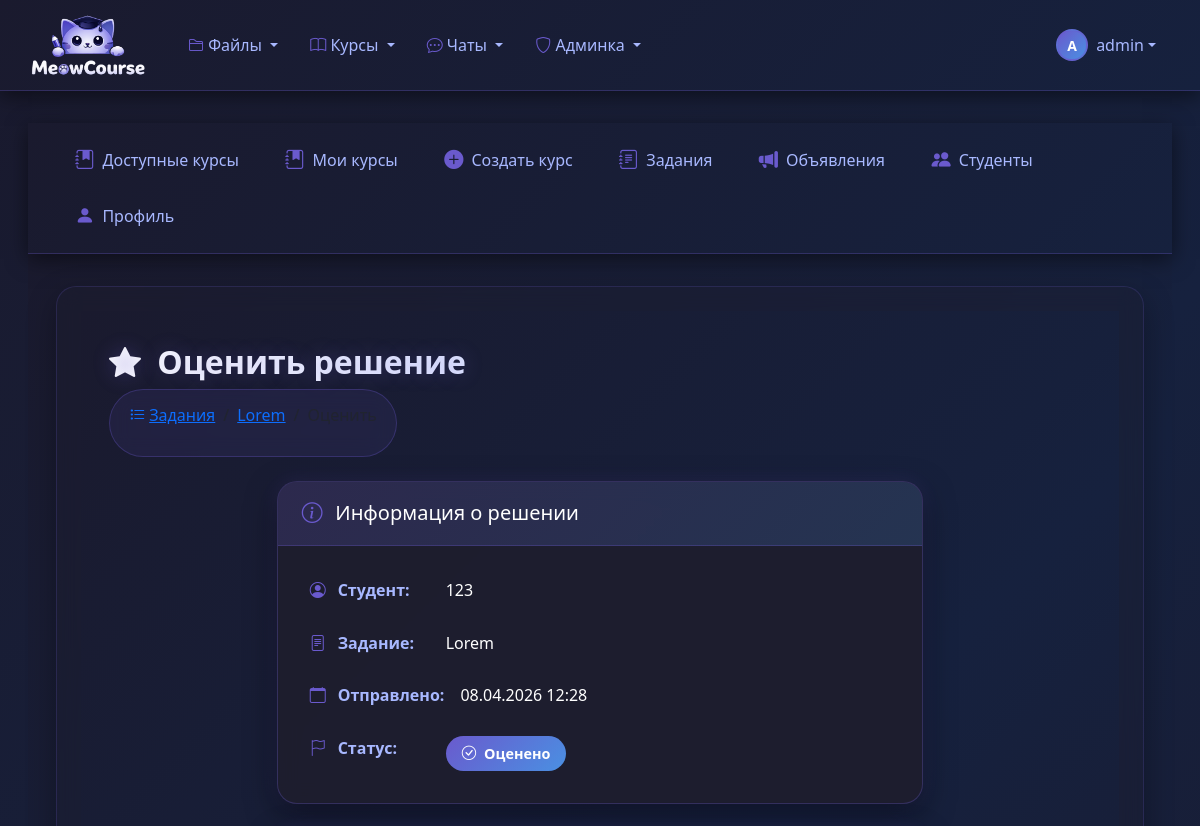
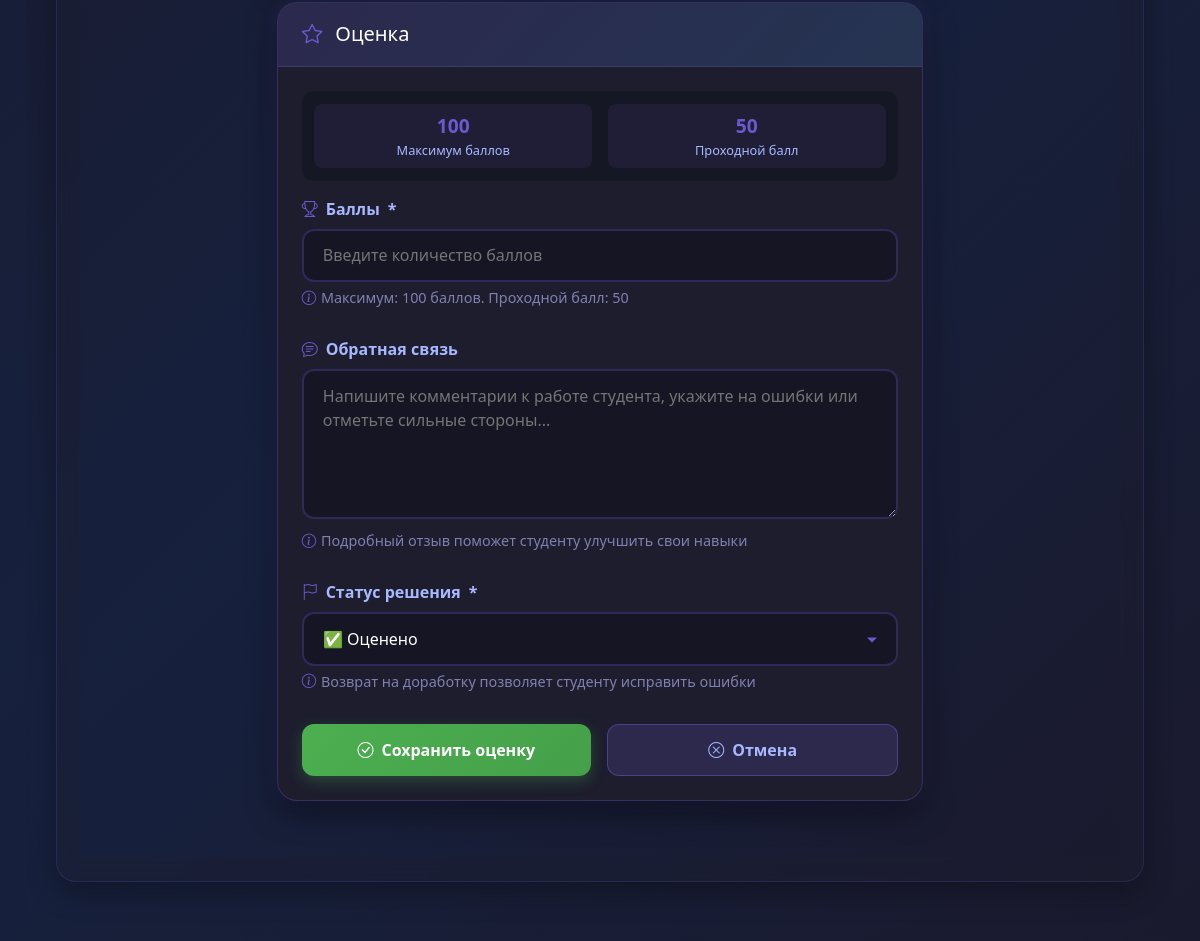
The page /submissions/4/grade/ (signed in) on the database its author committed (2 pictures, top to bottom).
### classroom_core/models.py (models this page shows, shortened)
class Assignment(models.Model ):
    STATUS_CHOICES =[
   ('draft','Черновик'),
   ('published','Опубликовано'),
   ('closed','Закрыто'),
    ]
    course =models.ForeignKey(
    Course,
    on_delete =models.CASCADE ,
    related_name ='assignments',
    null = True,
    )
    section =models.ForeignKey(
    CourseSection ,
    on_delete =models.SET_NULL ,
    null =True,
    blank =True,
    related_name ='assignments'
    )
    title =models.CharField(max_length =255 )
    description =models.TextField()
    status =models.CharField(
    max_length =20 ,
    choices =STATUS_CHOICES ,
    default ='draft'
    )
    due_date =models.DateTimeField(null =True ,blank =True )
    allow_late_submissions =models.BooleanField(default =False )
    max_points =models.IntegerField(default =100 )
    passing_score =models.IntegerField(default =50 )
    is_group_assignment =models.BooleanField(default =False )
    group_size_min=models.IntegerField(default=1)
    group_size_max=models.IntegerField(default=1)
    attachment =models.FileField(
    upload_to ='assignment_attachments/',
    null =True ,
    blank =True
    )
    created_at =models.DateTimeField(auto_now_add =True )
    updated_at =models.DateTimeField(auto_now =True )
    published_at =models.DateTimeField(null =True ,blank =True )
    class Meta :
        ordering =['-due_date','-created_at']
        verbose_name ='Задание'
        verbose_name_plural ='Задания'
    def can_grade(self ,user ):
        return user ==self.course.instructor or user in self.course.teaching_assistants.all()or user.is_superuser or user.profile.is_staff()

class AssignmentSubmission(models.Model ):
    STATUS_CHOICES =[
   ('submitted','Отправлено'),
   ('graded','Оценено'),
   ('returned','Возвращено на доработку'),
    ]
    assignment =models.ForeignKey(
    Assignment ,
    on_delete =models.CASCADE ,
    related_name ='submissions'
    )
    student =models.ForeignKey(
    User ,
    on_delete =models.CASCADE ,
    related_name ='assignment_submissions'
    )
    text_response =models.TextField(blank =True )
    file_submission =models.FileField(
    upload_to ='assignment_submissions/',
    null =True ,
    blank =True
    )
    group_members =models.ManyToManyField(
    User ,
    blank =True ,
    related_name ='group_submissions'
    )
    status =models.CharField(
    max_length =20 ,
    choices =STATUS_CHOICES ,
    default ='submitted'
    )
    score =models.IntegerField(null =True ,blank =True )
    feedback =models.TextField(blank =True )
    graded_by =models.ForeignKey(
    User ,
    on_delete =models.SET_NULL ,
    null =True ,
    blank =True ,
    related_name ='graded_submissions'
    )
    graded_at =models.DateTimeField(null =True ,blank =True )
    submitted_at =models.DateTimeField(auto_now_add =True )
    updated_at =models.DateTimeField(auto_now =True )
    class Meta :
        ordering =['-submitted_at']
        verbose_name ='Решение задания'
        verbose_name_plural ='Решения заданий'
        unique_together =['assignment','student']
    def is_late(self ):
        if not self.assignment.due_date :
            return False
        return self.submitted_at >self.assignment.due_date

### classroom_core/views.py (the view)
# urls.py: path('submissions/<int:submission_id>/grade/', views.assignment_grade, name='assignment_grade'),
@login_required
def assignment_grade(request ,submission_id ):
    submission =get_object_or_404(AssignmentSubmission ,id =submission_id )
    assignment =submission.assignment
    course =assignment.course
    if not assignment.can_grade(request.user ):
        raise PermissionDenied
    if request.method =='POST':
        form =AssignmentGradeForm(request.POST ,instance =submission )
        if form.is_valid():
            submission =form.save(commit =False )
            submission.graded_by =request.user
            submission.graded_at =timezone.now()
            submission.save()
            messages.success(request ,'Решение успешно оценено')
            return redirect('classroom_core:assignment_detail',assignment_id =assignment.id )
    else :
        form =AssignmentGradeForm(instance =submission )
    return render(request ,'classroom_core/assignment_grade.html',{
    'form':form ,
    'submission':submission ,
    'assignment':assignment ,
    'course':course
    })

### templates/classroom_core/assignment_grade.html (shortened to what this page needs)
{% extends "classroom_core/base_courses.html" %}
{% block courses_content %}
<div class="dark-theme-grade">
    <div class="container">
        <div class="page-header mb-4">
            <h1 class="page-title">
                <i class="bi bi-star-fill me-2"></i>
                Оценить решение
            </h1>
            <nav aria-label="breadcrumb" class="custom-breadcrumb">
                <ol class="breadcrumb">
                    <li class="breadcrumb-item">
                        <a href="{% url 'classroom_core:assignment_list' %}">
                            <i class="bi bi-list-task me-1"></i>Задания
                        </a>
                    </li>
                    <li class="breadcrumb-item">
                        <a href="{% url 'classroom_core:assignment_detail' assignment.id %}">
                            {{ assignment.title|truncatechars:30 }}
                        </a>
                    </li>
                    <li class="breadcrumb-item active" aria-current="page">
                    </li>
                </ol>
            </nav>
        </div>
        <div class="row">
            <div class="col-lg-8 mx-auto">
                <div class="custom-card">
                    <div class="card-header-gradient">
                        <h5>
                            <i class="bi bi-info-circle"></i>
                            Информация о решении
                        </h5>
                    </div>
                    <div class="card-body-custom">
                        <div class="info-grid">
                            <div class="info-row">
                                <span class="info-label">
                                    <i class="bi bi-person-circle"></i> Студент:
                                </span>
                                <span class="info-value">{{ submission.student.username }}</span>
                            </div>
                            <div class="info-row">
                                <span class="info-label">
                                    <i class="bi bi-file-text"></i> Задание:
                                </span>
                                <span class="info-value">{{ assignment.title }}</span>
                            </div>
                            <div class="info-row">
                                <span class="info-label">
                                    <i class="bi bi-calendar"></i> Отправлено:
                                </span>
                                <span class="info-value">{{ submission.submitted_at|date:"d.m.Y H:i" }}</span>
                            </div>
                            <div class="info-row">
                                <span class="info-label">
                                    <i class="bi bi-flag"></i> Статус:
                                </span>
                                <span class="info-value">
                                    <span class="status-badge">
                                        <i class="bi bi-{% if submission.status == 'submitted' %}clock{% elif submission.status == 'graded' %}check-circle{% elif submission.status == 'returned' %}arrow-return-left{% endif %}"></i>
                                        {{ submission.get_status_display }}
                                    </span>
                                </span>
                            </div>
                        </div>
                    </div>
                </div>
                <div class="custom-card">
                    <div class="card-header-gradient">
                        <h5>
                            <i class="bi bi-star"></i>
                            Оценка
                        </h5>
                    </div>
                    <div class="card-body-custom">
                        <div class="points-scale">
                            <div class="point-item">
                                <div class="point-value">{{ assignment.max_points }}</div>
                                <div class="point-label">Максимум баллов</div>
                            </div>
                            <div class="point-item">
                                <div class="point-value">{{ assignment.passing_score }}</div>
                                <div class="point-label">Проходной балл</div>
                            </div>
                        </div>
                        <form method="post" class="grade-section">
                            <div class="form-group">
                                <label for="id_score" class="form-label">
                                    <i class="bi bi-trophy"></i>
                                    Баллы <span class="required">*</span>
                                </label>
                                <input type="number"
                                       name="score"
                                       id="id_score"
                                       class="custom-input"
                                       value="{{ form.score.value|default:"" }}"
                                       min="0"
                                       max="{{ assignment.max_points }}"
                                       required
                                       placeholder="Введите количество баллов"
                                       data-max-points="{{ assignment.max_points }}"
                                       data-passing-score="{{ assignment.passing_score }}">
                                <div class="form-text">
                                    <i class="bi bi-info-circle"></i>
                                    Максимум: {{ assignment.max_points }} баллов. Проходной балл: {{ assignment.passing_score }}
                                </div>
                            </div>
                            <div class="form-group">
                                <label for="id_feedback" class="form-label">
                                    <i class="bi bi-chat-text"></i>
                                    Обратная связь
                                </label>
                                <textarea name="feedback"
                                          id="id_feedback"
                                          class="custom-input"
                                          rows="5"
                                          placeholder="Напишите комментарии к работе студента, укажите на ошибки или отметьте сильные стороны...">{{ form.feedback.value|default:"" }}</textarea>
                                <div class="form-text">
                                    <i class="bi bi-info-circle"></i>
                                    Подробный отзыв поможет студенту улучшить свои навыки
                                </div>
                            </div>
                            <div class="form-group">
                                <label for="id_status" class="form-label">
                                    <i class="bi bi-flag"></i>
                                    Статус решения <span class="required">*</span>
                                </label>
                                <select name="status" id="id_status" class="custom-select" required>
                                    <option value="graded" {% if form.status.value == 'graded' %}selected{% endif %}>✅ Оценено</option>
                                </select>
                                <div class="form-text">
                                    <i class="bi bi-info-circle"></i>
                                    Возврат на доработку позволяет студенту исправить ошибки
                                </div>
                            </div>
                            <div class="button-group">
                                <button type="submit" class="btn-save-grade">
                                    <i class="bi bi-check-circle"></i> Сохранить оценку
                                </button>
                                <a href="{% url 'classroom_core:assignment_detail' assignment.id %}" class="btn-cancel">
                                    <i class="bi bi-x-circle"></i> Отмена
                                </a>
                            </div>
                        </form>
                    </div>
                </div>
            </div>
        </div>
    </div>
</div>
{% endblock %}

### templates/base.html (shortened to what this page needs)
{% load static %}
<!DOCTYPE html>
<html lang="ru">
<head>
    <link href="https://cdn.jsdelivr.net/npm/bootstrap@5.3.0/dist/css/bootstrap.min.css" rel="stylesheet">
    <link rel="stylesheet" href="https://cdn.jsdelivr.net/npm/bootstrap-icons@1.10.0/font/bootstrap-icons.css">
</head>
<body>
    <nav class="navbar navbar-expand-lg dark-navbar">
        <div class="container-fluid">
            <a class="navbar-brand d-flex align-items-center" href="{% url 'classroom_core:course_list' %}">
                <img src="{% static 'images/logo.png' %}"
                    alt="MeowCourse"
                    class="me-2"
                    style="width: 120px; height: auto; max-height: 64px; object-fit: contain;">
            </a>
            <div class="collapse navbar-collapse" id="navbarNav">
                <ul class="navbar-nav me-auto">
                    <li class="nav-item dropdown">
                        <a class="nav-link dropdown-toggle" href="#" role="button" data-bs-toggle="dropdown">
                            <i class="bi bi-folder2"></i> Файлы
                        </a>
                    </li>
                    <li class="nav-item dropdown">
                        <a class="nav-link dropdown-toggle" href="#" role="button" data-bs-toggle="dropdown">
                            <i class="bi bi-book"></i> Курсы
                        </a>
                    </li>
                    <li class="nav-item dropdown">
                        <a class="nav-link dropdown-toggle" href="#" role="button" data-bs-toggle="dropdown">
                            <i class="bi bi-chat-dots"></i> Чаты
                        </a>
                    </li>
                    {% if user.is_authenticated and user.is_staff or user.is_superuser %}
                    <li class="nav-item dropdown">
                        <a class="nav-link dropdown-toggle" href="#" role="button" data-bs-toggle="dropdown">
                            <i class="bi bi-shield"></i> Админка
                        </a>
                    </li>
                    {% endif %}
                </ul>
                <div class="d-flex align-items-center">
                    {% if user.is_authenticated %}
                    <div class="dropdown">
                        <a class="nav-link dropdown-toggle d-flex align-items-center" href="#" role="button" data-bs-toggle="dropdown">
                            <div class="user-avatar rounded-circle d-flex align-items-center justify-content-center" style="width: 32px; height: 32px; font-size: 0.875rem;">
                                {{ user.username|slice:":1"|upper }}
                            </div>
                            <span class="ms-2 d-none d-md-inline username-text">{{ user.username }}</span>
                        </a>
                    </div>
                    {% else %}
                    <a class="nav-link" href="{% url 'classroom_core:login' %}">
                        <i class="bi bi-box-arrow-in-right me-1"></i> Войти
                    </a>
                    {% endif %}
                </div>
            </div>
        </div>
    </nav>
    <div class="main-content">
        <div class="container-fluid">
            {% block content %}{% endblock %}
        </div>
    </div>
</body>
</html>

### rows shown on the page
Assignment: title "Lorem", max_points "100", passing_score "50"
AssignmentSubmission: student.username "123", submitted_at "08.04.2026 12:28", status "Оценено", status "✅ Оценено"

### other values the page prints
{{ user.username|slice:":1"|upper }} "A"
{{ user.username }} "admin"
